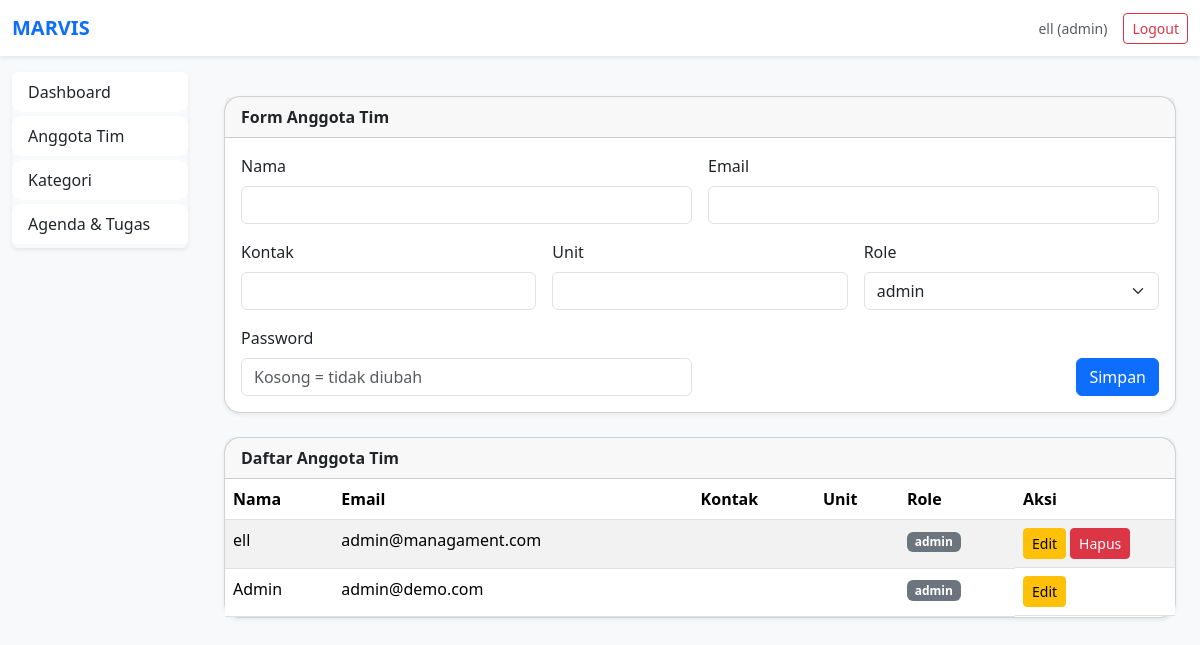
/public/admin/users.php (signed in), run on the app's committed database.
### tables this page shows
CREATE TABLE `users` (
  `id` int(11) NOT NULL,
  `name` varchar(100) NOT NULL,
  `email` varchar(150) NOT NULL,
  `password` varchar(255) NOT NULL,
  `role_id` int(11) NOT NULL,
  `contact` varchar(50) DEFAULT NULL,
  `unit` varchar(100) DEFAULT NULL,
  `created_at` timestamp NOT NULL DEFAULT current_timestamp()
);

CREATE TABLE `roles` (
  `id` int(11) NOT NULL,
  `name` varchar(20) DEFAULT NULL
);

### includes/auth.php (called while the page is built, shortened)
<?php
require_once __DIR__.'/../config.php';
function current_user() {
    global $pdo;
    $st = $pdo->prepare("SELECT u.*, r.name AS role_name
                         FROM users u JOIN roles r ON r.id=u.role_id
                         WHERE u.id=?");
    $st->execute([$_SESSION['user_id']]);
    return $st->fetch(PDO::FETCH_ASSOC);
}
function require_role($roles) {
    $u = current_user();
}
?>

### public/admin/users.php (the view, shortened to what this page needs)
<?php
require_once __DIR__.'/../../includes/auth.php';
require_role(['admin']);
include __DIR__.'/../../includes/header.php';
include __DIR__.'/../../includes/nav_admin.php';
$roles = $pdo->query("SELECT * FROM roles")->fetchAll(PDO::FETCH_ASSOC);
$users = $pdo->query("
    SELECT u.*, r.name AS role_name
    FROM users u
    JOIN roles r ON r.id = u.role_id
    ORDER BY u.id DESC
")->fetchAll(PDO::FETCH_ASSOC);
?>
<div class="col-md-9 col-lg-10 p-4">
    <div class="card shadow-sm mb-4">
        <div class="card-header fw-bold">Form Anggota Tim</div>
        <div class="card-body">
            <form method="post" class="row g-3">
                <div class="col-md-6">
                    <label class="form-label">Nama</label>
                    <input class="form-control" id="name" name="name" required>
                </div>
                <div class="col-md-6">
                    <label class="form-label">Email</label>
                    <input class="form-control" id="email" name="email" type="email" required>
                </div>
                <div class="col-md-4">
                    <label class="form-label">Kontak</label>
                    <input class="form-control" id="contact" name="contact">
                </div>
                <div class="col-md-4">
                    <label class="form-label">Unit</label>
                    <input class="form-control" id="unit" name="unit">
                </div>
                <div class="col-md-4">
                    <label class="form-label">Role</label>
                    <select class="form-select" id="role_id" name="role_id">
                        <?php foreach($roles as $r): ?>
                            <option value="<?= $r['id'] ?>">
                                <?= htmlspecialchars($r['name']) ?>
                            </option>
                        <?php endforeach ?>
                    </select>
                </div>
                <div class="col-md-6">
                    <label class="form-label">Password</label>
                    <input class="form-control" id="password" name="password"
                           placeholder="Kosong = tidak diubah">
                </div>
                <div class="col-md-6 d-flex align-items-end justify-content-end">
                    <button class="btn btn-primary">Simpan</button>
                </div>
            </form>
        </div>
    </div>
    <div class="card shadow-sm">
        <div class="card-header fw-bold">Daftar Anggota Tim</div>
        <div class="table-responsive">
            <table class="table table-striped m-0">
                <thead>
                    <tr>
                        <th>Nama</th>
                        <th>Email</th>
                        <th>Kontak</th>
                        <th>Unit</th>
                        <th>Role</th>
                        <th width="160">Aksi</th>
                    </tr>
                </thead>
                <tbody>
                <?php foreach($users as $u): ?>
                    <tr>
                        <td><?= htmlspecialchars($u['name']) ?></td>
                        <td><?= htmlspecialchars($u['email']) ?></td>
                        <td><?= htmlspecialchars($u['contact']) ?></td>
                        <td><?= htmlspecialchars($u['unit']) ?></td>
                        <td>
                            <span class="badge bg-secondary">
                                <?= htmlspecialchars($u['role_name']) ?>
                            </span>
                        </td>
                        <td class="d-flex gap-1">
                            <button class="btn btn-sm btn-warning"
                                onclick='editUser(<?= json_encode($u) ?>)'>
                                Edit
                            </button>
                            <?php if ($u['id'] != 1): ?>
                            <a href="users.php?delete=<?= $u['id'] ?>"
                               class="btn btn-sm btn-danger"
                               onclick="return confirm('Yakin hapus user ini?')">
                               Hapus
                            </a>
                            <?php endif; ?>
                        </td>
                    </tr>
                <?php endforeach ?>
                </tbody>
            </table>
        </div>
    </div>
</div>
<?php include __DIR__.'/../../includes/footer.php'; ?>

### includes/header.php (shortened to what this page needs)
<?php
require_once __DIR__.'/auth.php';
$me = current_user();
?>
<!doctype html>
<html lang="id">
<head>
  <link href="https://cdn.jsdelivr.net/npm/bootstrap@5.3.2/dist/css/bootstrap.min.css" rel="stylesheet">
  <link href="<?php echo BASE_URL; ?>/assets/css/style.css" rel="stylesheet">
</head>
<body class="bg-light">
<nav class="navbar navbar-expand-lg navbar-light bg-white shadow-sm">
  <div class="container-fluid">
    <a class="navbar-brand fw-bold text-primary" href="<?php echo BASE_URL; ?>/dashboard.php">MARVIS</a>
    <div class="collapse navbar-collapse justify-content-end" id="navmain">
      <?php if($me): ?>
        <span class="me-3 small text-muted"><?php echo htmlspecialchars($me['name']); ?> (<?php echo htmlspecialchars($me['role_name']); ?>)</span>
        <a href="<?php echo BASE_URL; ?>/logout.php" class="btn btn-outline-danger btn-sm">Logout</a>
      <?php endif; ?>
    </div>
  </div>
</nav>
<div class="container-fluid my-3">
  <div class="row">

### public/assets/css/style.css (style rules this page uses)
body { font-family: system-ui, -apple-system, BlinkMacSystemFont, 'Segoe UI', sans-serif; }
.card { border-radius: 1rem; }

### data on the page
users: name "ell", role.name "admin", email "admin@managament.com"
users: name "Admin", email "admin@demo.com", role.name "admin"

### other printed values
form field role_id "admin"
